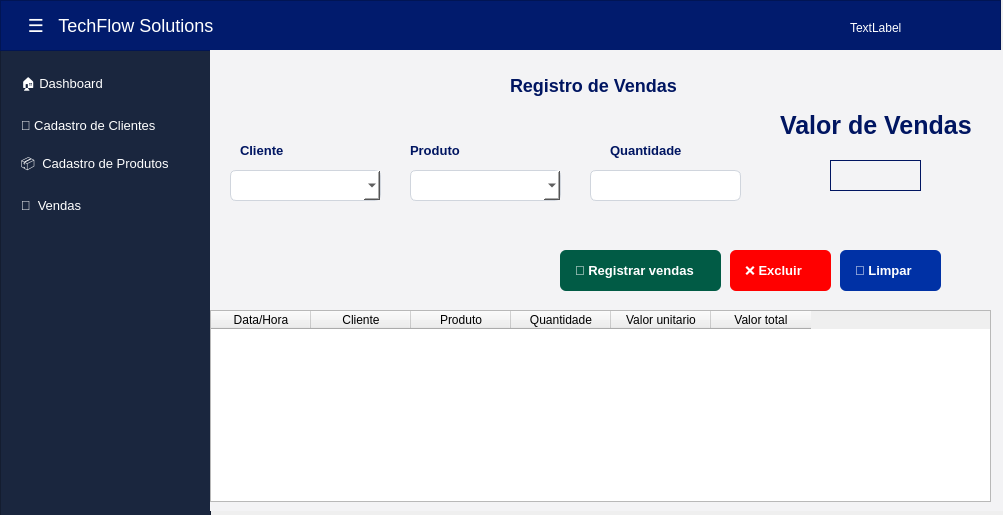
<?xml version="1.0" encoding="UTF-8"?>
<ui version="4.0">
 <class>Form</class>
 <widget class="QWidget" name="Form">
  <property name="geometry">
   <rect>
    <x>0</x>
    <y>0</y>
    <width>1003</width>
    <height>515</height>
   </rect>
  </property>
  <property name="windowTitle">
   <string>Dashboard - TechFlow</string>
  </property>
  <widget class="QFrame" name="menu_lateral">
   <property name="geometry">
    <rect>
     <x>0</x>
     <y>0</y>
     <width>211</width>
     <height>521</height>
    </rect>
   </property>
   <property name="styleSheet">
    <string notr="true">background-color:#1A263E;</string>
   </property>
   <property name="frameShape">
    <enum>QFrame::StyledPanel</enum>
   </property>
   <property name="frameShadow">
    <enum>QFrame::Raised</enum>
   </property>
   <widget class="QPushButton" name="cadastro_cliente">
    <property name="geometry">
     <rect>
      <x>0</x>
      <y>110</y>
      <width>211</width>
      <height>31</height>
     </rect>
    </property>
    <property name="font">
     <font>
      <pointsize>10</pointsize>
     </font>
    </property>
    <property name="cursor">
     <cursorShape>PointingHandCursor</cursorShape>
    </property>
    <property name="styleSheet">
     <string notr="true">QPushButton {
    color: white;
    border: none;
    text-align: left;
    padding-left: 10px;
    background-color: transparent;
}

QPushButton:hover {
    background-color: #0048B9;
}</string>
    </property>
    <property name="text">
     <string>   👤 Cadastro de Clientes</string>
    </property>
   </widget>
   <widget class="QPushButton" name="button_home">
    <property name="geometry">
     <rect>
      <x>0</x>
      <y>70</y>
      <width>211</width>
      <height>31</height>
     </rect>
    </property>
    <property name="font">
     <font>
      <pointsize>10</pointsize>
     </font>
    </property>
    <property name="cursor">
     <cursorShape>PointingHandCursor</cursorShape>
    </property>
    <property name="styleSheet">
     <string notr="true">QPushButton {
    color: white;
    border: none;
    text-align: left;
    padding-left: 10px;
    background-color: transparent;
}

QPushButton:hover {
    background-color: #0048B9;
}</string>
    </property>
    <property name="text">
     <string>   🏠 Dashboard</string>
    </property>
   </widget>
   <widget class="QPushButton" name="cadastro_produto">
    <property name="geometry">
     <rect>
      <x>0</x>
      <y>150</y>
      <width>211</width>
      <height>31</height>
     </rect>
    </property>
    <property name="font">
     <font>
      <pointsize>10</pointsize>
     </font>
    </property>
    <property name="cursor">
     <cursorShape>PointingHandCursor</cursorShape>
    </property>
    <property name="styleSheet">
     <string notr="true">QPushButton {
    color: white;
    border: none;
    text-align: left;
    padding-left: 10px;
    background-color: transparent;
}

QPushButton:hover {
    background-color: #0048B9;
}</string>
    </property>
    <property name="text">
     <string>   📦  Cadastro de Produtos</string>
    </property>
   </widget>
   <widget class="QPushButton" name="cadastro_vendas">
    <property name="geometry">
     <rect>
      <x>0</x>
      <y>190</y>
      <width>211</width>
      <height>31</height>
     </rect>
    </property>
    <property name="font">
     <font>
      <pointsize>10</pointsize>
     </font>
    </property>
    <property name="cursor">
     <cursorShape>PointingHandCursor</cursorShape>
    </property>
    <property name="styleSheet">
     <string notr="true">QPushButton {
    color: white;
    border: none;
    text-align: left;
    padding-left: 10px;
    background-color: transparent;
}

QPushButton:hover {
    background-color: #0048B9;
}</string>
    </property>
    <property name="text">
     <string>   🛒  Vendas</string>
    </property>
   </widget>
  </widget>
  <widget class="QFrame" name="frame">
   <property name="geometry">
    <rect>
     <x>0</x>
     <y>0</y>
     <width>1001</width>
     <height>51</height>
    </rect>
   </property>
   <property name="styleSheet">
    <string notr="true">background-color: #011B6D;</string>
   </property>
   <property name="frameShape">
    <enum>QFrame::StyledPanel</enum>
   </property>
   <property name="frameShadow">
    <enum>QFrame::Raised</enum>
   </property>
   <widget class="QPushButton" name="drop_button">
    <property name="geometry">
     <rect>
      <x>20</x>
      <y>10</y>
      <width>201</width>
      <height>31</height>
     </rect>
    </property>
    <property name="cursor">
     <cursorShape>PointingHandCursor</cursorShape>
    </property>
    <property name="styleSheet">
     <string notr="true">color: white;
font-size: 18px;
border: none;
</string>
    </property>
    <property name="text">
     <string>☰   TechFlow Solutions</string>
    </property>
   </widget>
   <widget class="QLabel" name="usuario_logado">
    <property name="geometry">
     <rect>
      <x>850</x>
      <y>20</y>
      <width>111</width>
      <height>16</height>
     </rect>
    </property>
    <property name="styleSheet">
     <string notr="true">color: white;
</string>
    </property>
    <property name="text">
     <string>TextLabel</string>
    </property>
   </widget>
  </widget>
  <widget class="QStackedWidget" name="conteudo_principal">
   <property name="enabled">
    <bool>true</bool>
   </property>
   <property name="geometry">
    <rect>
     <x>210</x>
     <y>50</y>
     <width>801</width>
     <height>461</height>
    </rect>
   </property>
   <property name="font">
    <font>
     <pointsize>10</pointsize>
    </font>
   </property>
   <property name="styleSheet">
    <string notr="true">QStackedWidget{
	background-color: #F3F3F5;
}</string>
   </property>
   <property name="currentIndex">
    <number>3</number>
   </property>
   <widget class="QWidget" name="page">
    <widget class="QLabel" name="label">
     <property name="geometry">
      <rect>
       <x>280</x>
       <y>160</y>
       <width>221</width>
       <height>80</height>
      </rect>
     </property>
     <property name="font">
      <font>
       <pointsize>30</pointsize>
      </font>
     </property>
     <property name="styleSheet">
      <string notr="true">QLabel{
	color: black;
}</string>
     </property>
     <property name="lineWidth">
      <number>5</number>
     </property>
     <property name="text">
      <string>Boa Vindas!</string>
     </property>
    </widget>
   </widget>
   <widget class="QWidget" name="page_2">
    <widget class="QLabel" name="label_2">
     <property name="geometry">
      <rect>
       <x>23</x>
       <y>70</y>
       <width>61</width>
       <height>21</height>
      </rect>
     </property>
     <property name="styleSheet">
      <string notr="true">QLabel {
    font-size: 13px;
    font-weight: bold;
    color: #001561;

}</string>
     </property>
     <property name="text">
      <string>Código</string>
     </property>
    </widget>
    <widget class="QLineEdit" name="edit_codigo">
     <property name="enabled">
      <bool>false</bool>
     </property>
     <property name="geometry">
      <rect>
       <x>20</x>
       <y>95</y>
       <width>81</width>
       <height>31</height>
      </rect>
     </property>
     <property name="styleSheet">
      <string notr="true">QLineEdit {
    background-color: #FFFFFF;
    border: 1px solid #D0D5DD;
    border-radius: 6px; 
    font-size: 15px;
    color: black;
	padding: 6px;
}</string>
     </property>
    </widget>
    <widget class="QLineEdit" name="edit_nome">
     <property name="geometry">
      <rect>
       <x>110</x>
       <y>95</y>
       <width>151</width>
       <height>31</height>
      </rect>
     </property>
     <property name="styleSheet">
      <string notr="true">QLineEdit {
    background-color: #FFFFFF;
    border: 1px solid #D0D5DD;
    border-radius: 6px; 
    font-size: 15px;
    color: black;
	padding: 6px;
}</string>
     </property>
    </widget>
    <widget class="QLabel" name="label_5">
     <property name="geometry">
      <rect>
       <x>114</x>
       <y>70</y>
       <width>70</width>
       <height>21</height>
      </rect>
     </property>
     <property name="styleSheet">
      <string notr="true">QLabel {
    font-size: 13px;
    font-weight: bold;
    color: #001561;

}</string>
     </property>
     <property name="text">
      <string>Nome</string>
     </property>
    </widget>
    <widget class="QLineEdit" name="edit_cpf">
     <property name="geometry">
      <rect>
       <x>270</x>
       <y>95</y>
       <width>121</width>
       <height>31</height>
      </rect>
     </property>
     <property name="styleSheet">
      <string notr="true">QLineEdit {
    background-color: #FFFFFF;
    border: 1px solid #D0D5DD;
    border-radius: 6px; 
    font-size: 15px;
    color: black;
	padding: 6px;
}</string>
     </property>
    </widget>
    <widget class="QLabel" name="label_6">
     <property name="geometry">
      <rect>
       <x>273</x>
       <y>70</y>
       <width>61</width>
       <height>21</height>
      </rect>
     </property>
     <property name="styleSheet">
      <string notr="true">QLabel {
    font-size: 13px;
    font-weight: bold;
    color: #001561;

}</string>
     </property>
     <property name="text">
      <string>CPF</string>
     </property>
    </widget>
    <widget class="QLineEdit" name="edit_telefone">
     <property name="geometry">
      <rect>
       <x>400</x>
       <y>94</y>
       <width>121</width>
       <height>31</height>
      </rect>
     </property>
     <property name="styleSheet">
      <string notr="true">QLineEdit {
    background-color: #FFFFFF;
    border: 1px solid #D0D5DD;
    border-radius: 6px; 
    font-size: 15px;
    color: black;
	padding: 6px;
}</string>
     </property>
    </widget>
    <widget class="QLabel" name="label_7">
     <property name="geometry">
      <rect>
       <x>402</x>
       <y>69</y>
       <width>61</width>
       <height>21</height>
      </rect>
     </property>
     <property name="styleSheet">
      <string notr="true">QLabel {
    font-size: 13px;
    font-weight: bold;
    color: #001561;

}</string>
     </property>
     <property name="text">
      <string>Telefone</string>
     </property>
    </widget>
    <widget class="QLineEdit" name="edit_email">
     <property name="geometry">
      <rect>
       <x>530</x>
       <y>93</y>
       <width>121</width>
       <height>31</height>
      </rect>
     </property>
     <property name="styleSheet">
      <string notr="true">QLineEdit {
    background-color: #FFFFFF;
    border: 1px solid #D0D5DD;
    border-radius: 6px; 
    font-size: 15px;
    color: black;
	padding: 6px;
}</string>
     </property>
    </widget>
    <widget class="QLabel" name="label_8">
     <property name="geometry">
      <rect>
       <x>532</x>
       <y>68</y>
       <width>61</width>
       <height>21</height>
      </rect>
     </property>
     <property name="styleSheet">
      <string notr="true">QLabel {
    font-size: 13px;
    font-weight: bold;
    color: #001561;

}</string>
     </property>
     <property name="text">
      <string>Email</string>
     </property>
    </widget>
    <widget class="QLineEdit" name="edit_cidade">
     <property name="geometry">
      <rect>
       <x>658</x>
       <y>93</y>
       <width>121</width>
       <height>31</height>
      </rect>
     </property>
     <property name="styleSheet">
      <string notr="true">QLineEdit {
    background-color: #FFFFFF;
    border: 1px solid #D0D5DD;
    border-radius: 6px; 
    font-size: 15px;
    color: black;
	padding: 6px;
}</string>
     </property>
    </widget>
    <widget class="QLabel" name="label_9">
     <property name="geometry">
      <rect>
       <x>660</x>
       <y>68</y>
       <width>61</width>
       <height>21</height>
      </rect>
     </property>
     <property name="styleSheet">
      <string notr="true">QLabel {
    font-size: 13px;
    font-weight: bold;
    color: #001561;

}</string>
     </property>
     <property name="text">
      <string>Cidade</string>
     </property>
    </widget>
    <widget class="QPushButton" name="btn_limpar">
     <property name="geometry">
      <rect>
       <x>572</x>
       <y>140</y>
       <width>101</width>
       <height>41</height>
      </rect>
     </property>
     <property name="cursor">
      <cursorShape>PointingHandCursor</cursorShape>
     </property>
     <property name="styleSheet">
      <string notr="true">QPushButton {
    font-family: &quot;Segoe UI&quot;, Arial, sans-serif;
    font-size: 13px;
    font-weight: bold;
    color: #FFFFFF;
    border: none;
    border-radius: 6px;
    text-align: left;      /* Alinha o emoji e o texto à esquerda */
    padding-left: 15px;    /* Afasta o emoji da borda esquerda */
    padding-right: 15px;
    height: 35px;          /* Define uma altura padrão elegante */
	background-color: #0031A5;
}</string>
     </property>
     <property name="text">
      <string>🧹 Limpar</string>
     </property>
    </widget>
    <widget class="QPushButton" name="btn_salvar">
     <property name="geometry">
      <rect>
       <x>466</x>
       <y>140</y>
       <width>101</width>
       <height>41</height>
      </rect>
     </property>
     <property name="cursor">
      <cursorShape>PointingHandCursor</cursorShape>
     </property>
     <property name="styleSheet">
      <string notr="true">QPushButton {
    font-family: &quot;Segoe UI&quot;, Arial, sans-serif;
    font-size: 13px;
    font-weight: bold;
    color: #FFFFFF;
    border: none;
    border-radius: 6px;
    text-align: left;      /* Alinha o emoji e o texto à esquerda */
    padding-left: 15px;    /* Afasta o emoji da borda esquerda */
    padding-right: 15px;
    height: 35px;          /* Define uma altura padrão elegante */
	background-color: #015B45;
}</string>
     </property>
     <property name="text">
      <string>💾 Salvar</string>
     </property>
    </widget>
    <widget class="QTableView" name="tableView">
     <property name="geometry">
      <rect>
       <x>20</x>
       <y>200</y>
       <width>761</width>
       <height>231</height>
      </rect>
     </property>
     <property name="styleSheet">
      <string notr="true">QStackedWidget{
	background-color: #F3F3F5;
}</string>
     </property>
    </widget>
    <widget class="QLabel" name="label_10">
     <property name="geometry">
      <rect>
       <x>290</x>
       <y>20</y>
       <width>191</width>
       <height>31</height>
      </rect>
     </property>
     <property name="styleSheet">
      <string notr="true">QLabel {
    font-size: 18px;
    font-weight: bold;
    color: #001561;

}</string>
     </property>
     <property name="text">
      <string>Cadastro de Clientes</string>
     </property>
    </widget>
    <widget class="QPushButton" name="btn_excluir">
     <property name="geometry">
      <rect>
       <x>680</x>
       <y>140</y>
       <width>101</width>
       <height>41</height>
      </rect>
     </property>
     <property name="cursor">
      <cursorShape>PointingHandCursor</cursorShape>
     </property>
     <property name="styleSheet">
      <string notr="true">QPushButton {
    font-family: &quot;Segoe UI&quot;, Arial, sans-serif;
    font-size: 13px;
    font-weight: bold;
    color: #FFFFFF;
    border: none;
    border-radius: 6px;
    text-align: left;      /* Alinha o emoji e o texto à esquerda */
    padding-left: 15px;    /* Afasta o emoji da borda esquerda */
    padding-right: 15px;
    height: 35px;          /* Define uma altura padrão elegante */
	background-color: red;
}</string>
     </property>
     <property name="text">
      <string>Excluir</string>
     </property>
    </widget>
   </widget>
   <widget class="QWidget" name="page_3">
    <widget class="QTableView" name="tableView_2">
     <property name="geometry">
      <rect>
       <x>20</x>
       <y>200</y>
       <width>761</width>
       <height>231</height>
      </rect>
     </property>
     <property name="styleSheet">
      <string notr="true">QStackedWidget{
	background-color: #F3F3F5;
}</string>
     </property>
    </widget>
    <widget class="QLabel" name="label_11">
     <property name="geometry">
      <rect>
       <x>532</x>
       <y>68</y>
       <width>61</width>
       <height>21</height>
      </rect>
     </property>
     <property name="styleSheet">
      <string notr="true">QLabel {
    font-size: 13px;
    font-weight: bold;
    color: #001561;

}</string>
     </property>
     <property name="text">
      <string>Preço</string>
     </property>
    </widget>
    <widget class="QPushButton" name="btn_salvar_2">
     <property name="geometry">
      <rect>
       <x>466</x>
       <y>140</y>
       <width>101</width>
       <height>41</height>
      </rect>
     </property>
     <property name="cursor">
      <cursorShape>PointingHandCursor</cursorShape>
     </property>
     <property name="styleSheet">
      <string notr="true">QPushButton {
    font-family: &quot;Segoe UI&quot;, Arial, sans-serif;
    font-size: 13px;
    font-weight: bold;
    color: #FFFFFF;
    border: none;
    border-radius: 6px;
    text-align: left;      /* Alinha o emoji e o texto à esquerda */
    padding-left: 15px;    /* Afasta o emoji da borda esquerda */
    padding-right: 15px;
    height: 35px;          /* Define uma altura padrão elegante */
	background-color: #015B45;
}</string>
     </property>
     <property name="text">
      <string>💾 Salvar</string>
     </property>
    </widget>
    <widget class="QLabel" name="label_12">
     <property name="geometry">
      <rect>
       <x>660</x>
       <y>68</y>
       <width>61</width>
       <height>21</height>
      </rect>
     </property>
     <property name="styleSheet">
      <string notr="true">QLabel {
    font-size: 13px;
    font-weight: bold;
    color: #001561;

}</string>
     </property>
     <property name="text">
      <string>Estoque</string>
     </property>
    </widget>
    <widget class="QPushButton" name="btn_excluir_2">
     <property name="geometry">
      <rect>
       <x>680</x>
       <y>140</y>
       <width>101</width>
       <height>41</height>
      </rect>
     </property>
     <property name="cursor">
      <cursorShape>PointingHandCursor</cursorShape>
     </property>
     <property name="styleSheet">
      <string notr="true">QPushButton {
    font-family: &quot;Segoe UI&quot;, Arial, sans-serif;
    font-size: 13px;
    font-weight: bold;
    color: #FFFFFF;
    border: none;
    border-radius: 6px;
    text-align: left;      /* Alinha o emoji e o texto à esquerda */
    padding-left: 15px;    /* Afasta o emoji da borda esquerda */
    padding-right: 15px;
    height: 35px;          /* Define uma altura padrão elegante */
	background-color: red;
}</string>
     </property>
     <property name="text">
      <string>Excluir</string>
     </property>
    </widget>
    <widget class="QLabel" name="label_13">
     <property name="geometry">
      <rect>
       <x>402</x>
       <y>69</y>
       <width>71</width>
       <height>21</height>
      </rect>
     </property>
     <property name="styleSheet">
      <string notr="true">QLabel {
    font-size: 13px;
    font-weight: bold;
    color: #001561;

}</string>
     </property>
     <property name="text">
      <string>Categoria</string>
     </property>
    </widget>
    <widget class="QLabel" name="label_14">
     <property name="geometry">
      <rect>
       <x>273</x>
       <y>70</y>
       <width>81</width>
       <height>21</height>
      </rect>
     </property>
     <property name="styleSheet">
      <string notr="true">QLabel {
    font-size: 13px;
    font-weight: bold;
    color: #001561;

}</string>
     </property>
     <property name="text">
      <string>Descrição</string>
     </property>
    </widget>
    <widget class="QLineEdit" name="edit_preco_produto">
     <property name="geometry">
      <rect>
       <x>530</x>
       <y>93</y>
       <width>121</width>
       <height>31</height>
      </rect>
     </property>
     <property name="styleSheet">
      <string notr="true">QLineEdit {
    background-color: #FFFFFF;
    border: 1px solid #D0D5DD;
    border-radius: 6px; 
    font-size: 15px;
    color: black;
	padding: 6px;
}</string>
     </property>
    </widget>
    <widget class="QLineEdit" name="edit_nome_produto">
     <property name="geometry">
      <rect>
       <x>110</x>
       <y>95</y>
       <width>151</width>
       <height>31</height>
      </rect>
     </property>
     <property name="styleSheet">
      <string notr="true">QLineEdit {
    background-color: #FFFFFF;
    border: 1px solid #D0D5DD;
    border-radius: 6px; 
    font-size: 15px;
    color: black;
	padding: 6px;
}</string>
     </property>
    </widget>
    <widget class="QLineEdit" name="edit_estoque_produto">
     <property name="geometry">
      <rect>
       <x>658</x>
       <y>93</y>
       <width>121</width>
       <height>31</height>
      </rect>
     </property>
     <property name="styleSheet">
      <string notr="true">QLineEdit {
    background-color: #FFFFFF;
    border: 1px solid #D0D5DD;
    border-radius: 6px; 
    font-size: 15px;
    color: black;
	padding: 6px;
}</string>
     </property>
    </widget>
    <widget class="QPushButton" name="btn_limpar_2">
     <property name="geometry">
      <rect>
       <x>572</x>
       <y>140</y>
       <width>101</width>
       <height>41</height>
      </rect>
     </property>
     <property name="cursor">
      <cursorShape>PointingHandCursor</cursorShape>
     </property>
     <property name="styleSheet">
      <string notr="true">QPushButton {
    font-family: &quot;Segoe UI&quot;, Arial, sans-serif;
    font-size: 13px;
    font-weight: bold;
    color: #FFFFFF;
    border: none;
    border-radius: 6px;
    text-align: left;      /* Alinha o emoji e o texto à esquerda */
    padding-left: 15px;    /* Afasta o emoji da borda esquerda */
    padding-right: 15px;
    height: 35px;          /* Define uma altura padrão elegante */
	background-color: #0031A5;
}</string>
     </property>
     <property name="text">
      <string>🧹 Limpar</string>
     </property>
    </widget>
    <widget class="QLabel" name="label_3">
     <property name="geometry">
      <rect>
       <x>23</x>
       <y>70</y>
       <width>61</width>
       <height>21</height>
      </rect>
     </property>
     <property name="styleSheet">
      <string notr="true">QLabel {
    font-size: 13px;
    font-weight: bold;
    color: #001561;

}</string>
     </property>
     <property name="text">
      <string>Código</string>
     </property>
    </widget>
    <widget class="QLabel" name="label_15">
     <property name="geometry">
      <rect>
       <x>120</x>
       <y>70</y>
       <width>111</width>
       <height>21</height>
      </rect>
     </property>
     <property name="styleSheet">
      <string notr="true">QLabel {
    font-size: 13px;
    font-weight: bold;
    color: #001561;

}</string>
     </property>
     <property name="text">
      <string>Nome do Produto</string>
     </property>
    </widget>
    <widget class="QLabel" name="label_16">
     <property name="geometry">
      <rect>
       <x>290</x>
       <y>20</y>
       <width>201</width>
       <height>31</height>
      </rect>
     </property>
     <property name="styleSheet">
      <string notr="true">QLabel {
    font-size: 18px;
    font-weight: bold;
    color: #001561;

}</string>
     </property>
     <property name="text">
      <string>Cadastro de Produtos</string>
     </property>
    </widget>
    <widget class="QLineEdit" name="edit_descricao_produto">
     <property name="geometry">
      <rect>
       <x>270</x>
       <y>95</y>
       <width>121</width>
       <height>31</height>
      </rect>
     </property>
     <property name="styleSheet">
      <string notr="true">QLineEdit {
    background-color: #FFFFFF;
    border: 1px solid #D0D5DD;
    border-radius: 6px; 
    font-size: 15px;
    color: black;
	padding: 6px;
}</string>
     </property>
    </widget>
    <widget class="QLineEdit" name="edit_codigo_produto">
     <property name="enabled">
      <bool>false</bool>
     </property>
     <property name="geometry">
      <rect>
       <x>20</x>
       <y>95</y>
       <width>81</width>
       <height>31</height>
      </rect>
     </property>
     <property name="styleSheet">
      <string notr="true">QLineEdit {
    background-color: #FFFFFF;
    border: 1px solid #D0D5DD;
    border-radius: 6px; 
    font-size: 15px;
    color: black;
	padding: 6px;
}</string>
     </property>
    </widget>
    <widget class="QComboBox" name="combo_categoria_produto">
     <property name="geometry">
      <rect>
       <x>400</x>
       <y>95</y>
       <width>111</width>
       <height>31</height>
      </rect>
     </property>
     <property name="autoFillBackground">
      <bool>false</bool>
     </property>
     <property name="styleSheet">
      <string notr="true">
    background-color: #FFFFFF;
    border: 1px solid #D0D5DD;
    border-radius: 6px; 
    font-size: 15px;
    color: black;
	padding: 6px;
</string>
     </property>
     <item>
      <property name="text">
       <string>Creme</string>
      </property>
     </item>
     <item>
      <property name="text">
       <string>Protetor Solar</string>
      </property>
     </item>
    </widget>
   </widget>
   <widget class="QWidget" name="page_4">
    <widget class="QComboBox" name="combo_cliente_vendas">
     <property name="geometry">
      <rect>
       <x>20</x>
       <y>120</y>
       <width>151</width>
       <height>31</height>
      </rect>
     </property>
     <property name="autoFillBackground">
      <bool>false</bool>
     </property>
     <property name="styleSheet">
      <string notr="true">
    background-color: #FFFFFF;
    border: 1px solid #D0D5DD;
    border-radius: 6px; 
    font-size: 15px;
    color: black;
	padding: 6px;
</string>
     </property>
    </widget>
    <widget class="QLabel" name="label_17">
     <property name="geometry">
      <rect>
       <x>300</x>
       <y>20</y>
       <width>201</width>
       <height>31</height>
      </rect>
     </property>
     <property name="styleSheet">
      <string notr="true">QLabel {
    font-size: 18px;
    font-weight: bold;
    color: #001561;

}</string>
     </property>
     <property name="text">
      <string>Registro de Vendas</string>
     </property>
    </widget>
    <widget class="QComboBox" name="combo_produtos_vendas">
     <property name="geometry">
      <rect>
       <x>200</x>
       <y>120</y>
       <width>151</width>
       <height>31</height>
      </rect>
     </property>
     <property name="autoFillBackground">
      <bool>false</bool>
     </property>
     <property name="styleSheet">
      <string notr="true">
    background-color: #FFFFFF;
    border: 1px solid #D0D5DD;
    border-radius: 6px; 
    font-size: 15px;
    color: black;
	padding: 6px;
</string>
     </property>
    </widget>
    <widget class="QLabel" name="label_4">
     <property name="geometry">
      <rect>
       <x>30</x>
       <y>90</y>
       <width>61</width>
       <height>21</height>
      </rect>
     </property>
     <property name="styleSheet">
      <string notr="true">QLabel {
    font-size: 13px;
    font-weight: bold;
    color: #001561;

}</string>
     </property>
     <property name="text">
      <string>Cliente</string>
     </property>
    </widget>
    <widget class="QLabel" name="label_18">
     <property name="geometry">
      <rect>
       <x>200</x>
       <y>90</y>
       <width>61</width>
       <height>21</height>
      </rect>
     </property>
     <property name="styleSheet">
      <string notr="true">QLabel {
    font-size: 13px;
    font-weight: bold;
    color: #001561;

}</string>
     </property>
     <property name="text">
      <string>Produto</string>
     </property>
    </widget>
    <widget class="QLabel" name="label_19">
     <property name="geometry">
      <rect>
       <x>400</x>
       <y>90</y>
       <width>81</width>
       <height>21</height>
      </rect>
     </property>
     <property name="styleSheet">
      <string notr="true">QLabel {
    font-size: 13px;
    font-weight: bold;
    color: #001561;

}</string>
     </property>
     <property name="text">
      <string>Quantidade</string>
     </property>
    </widget>
    <widget class="QPushButton" name="btn_salvar_6">
     <property name="geometry">
      <rect>
       <x>350</x>
       <y>200</y>
       <width>161</width>
       <height>41</height>
      </rect>
     </property>
     <property name="cursor">
      <cursorShape>PointingHandCursor</cursorShape>
     </property>
     <property name="styleSheet">
      <string notr="true">QPushButton {
    font-family: &quot;Segoe UI&quot;, Arial, sans-serif;
    font-size: 13px;
    font-weight: bold;
    color: #FFFFFF;
    border: none;
    border-radius: 6px;
    text-align: left;      /* Alinha o emoji e o texto à esquerda */
    padding-left: 15px;    /* Afasta o emoji da borda esquerda */
    padding-right: 15px;
    height: 35px;          /* Define uma altura padrão elegante */
	background-color: #015B45;
}</string>
     </property>
     <property name="text">
      <string>🛒 Registrar vendas</string>
     </property>
    </widget>
    <widget class="QPushButton" name="btn_limpar_6">
     <property name="geometry">
      <rect>
       <x>630</x>
       <y>200</y>
       <width>101</width>
       <height>41</height>
      </rect>
     </property>
     <property name="cursor">
      <cursorShape>PointingHandCursor</cursorShape>
     </property>
     <property name="styleSheet">
      <string notr="true">QPushButton {
    font-family: &quot;Segoe UI&quot;, Arial, sans-serif;
    font-size: 13px;
    font-weight: bold;
    color: #FFFFFF;
    border: none;
    border-radius: 6px;
    text-align: left;      /* Alinha o emoji e o texto à esquerda */
    padding-left: 15px;    /* Afasta o emoji da borda esquerda */
    padding-right: 15px;
    height: 35px;          /* Define uma altura padrão elegante */
	background-color: #0031A5;
}</string>
     </property>
     <property name="text">
      <string>🧹 Limpar</string>
     </property>
    </widget>
    <widget class="QPushButton" name="btn_excluir_6">
     <property name="geometry">
      <rect>
       <x>520</x>
       <y>200</y>
       <width>101</width>
       <height>41</height>
      </rect>
     </property>
     <property name="cursor">
      <cursorShape>PointingHandCursor</cursorShape>
     </property>
     <property name="styleSheet">
      <string notr="true">QPushButton {
    font-family: &quot;Segoe UI&quot;, Arial, sans-serif;
    font-size: 13px;
    font-weight: bold;
    color: #FFFFFF;
    border: none;
    border-radius: 6px;
    text-align: left;      /* Alinha o emoji e o texto à esquerda */
    padding-left: 15px;    /* Afasta o emoji da borda esquerda */
    padding-right: 15px;
    height: 35px;          /* Define uma altura padrão elegante */
	background-color: red;
}</string>
     </property>
     <property name="text">
      <string>❌ Excluir</string>
     </property>
    </widget>
    <widget class="QTableWidget" name="tableView_vendas">
     <property name="geometry">
      <rect>
       <x>0</x>
       <y>260</y>
       <width>781</width>
       <height>192</height>
      </rect>
     </property>
     <property name="minimumSize">
      <size>
       <width>0</width>
       <height>192</height>
      </size>
     </property>
     <property name="maximumSize">
      <size>
       <width>781</width>
       <height>16777215</height>
      </size>
     </property>
     <column>
      <property name="text">
       <string>Data/Hora</string>
      </property>
     </column>
     <column>
      <property name="text">
       <string>Cliente</string>
      </property>
     </column>
     <column>
      <property name="text">
       <string>Produto</string>
      </property>
     </column>
     <column>
      <property name="text">
       <string>Quantidade</string>
      </property>
     </column>
     <column>
      <property name="text">
       <string>Valor unitario</string>
      </property>
     </column>
     <column>
      <property name="text">
       <string>Valor total</string>
      </property>
     </column>
    </widget>
    <widget class="QLabel" name="label_20">
     <property name="geometry">
      <rect>
       <x>570</x>
       <y>60</y>
       <width>191</width>
       <height>31</height>
      </rect>
     </property>
     <property name="styleSheet">
      <string notr="true">QLabel {
    font-size: 25px;
    font-weight: bold;
    color: #001561;

}</string>
     </property>
     <property name="text">
      <string>Valor de Vendas</string>
     </property>
    </widget>
    <widget class="QLabel" name="valor_venda">
     <property name="geometry">
      <rect>
       <x>620</x>
       <y>110</y>
       <width>91</width>
       <height>31</height>
      </rect>
     </property>
     <property name="styleSheet">
      <string notr="true">QLabel {
    font-size: 17px;
    font-weight: bold;
    color: #001561;

}</string>
     </property>
     <property name="frameShape">
      <enum>QFrame::Box</enum>
     </property>
     <property name="text">
      <string/>
     </property>
    </widget>
    <widget class="QLineEdit" name="edit_quantidade">
     <property name="geometry">
      <rect>
       <x>380</x>
       <y>120</y>
       <width>151</width>
       <height>31</height>
      </rect>
     </property>
     <property name="styleSheet">
      <string notr="true">QLineEdit {
    background-color: #FFFFFF;
    border: 1px solid #D0D5DD;
    border-radius: 6px; 
    font-size: 15px;
    color: black;
	padding: 6px;
}</string>
     </property>
    </widget>
   </widget>
  </widget>
 </widget>
 <resources/>
 <connections/>
</ui>
